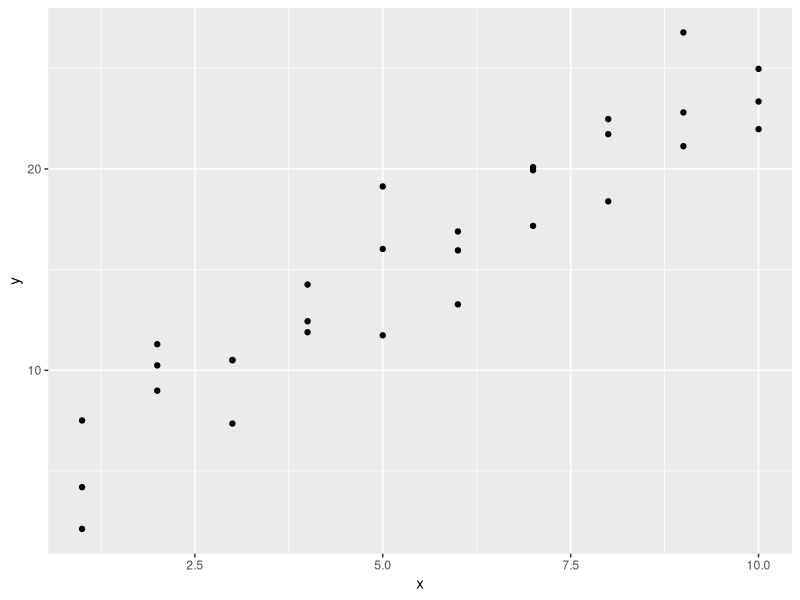
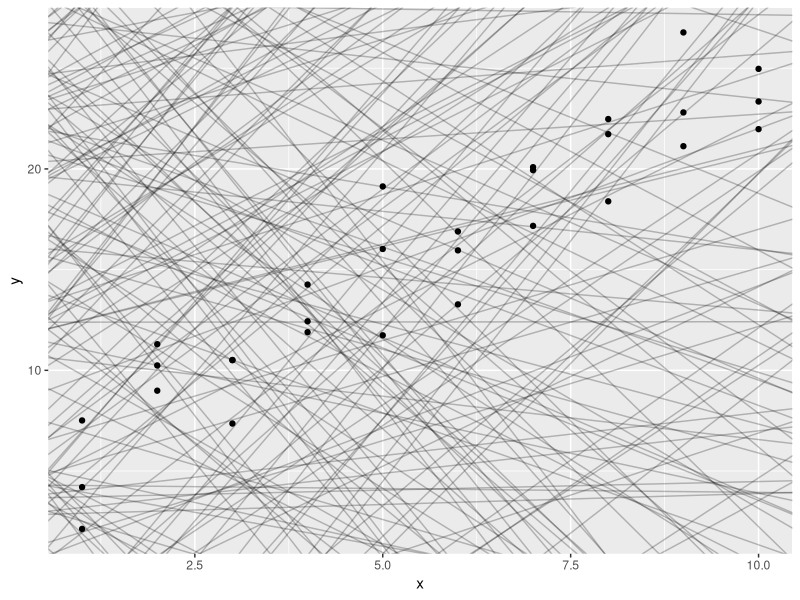
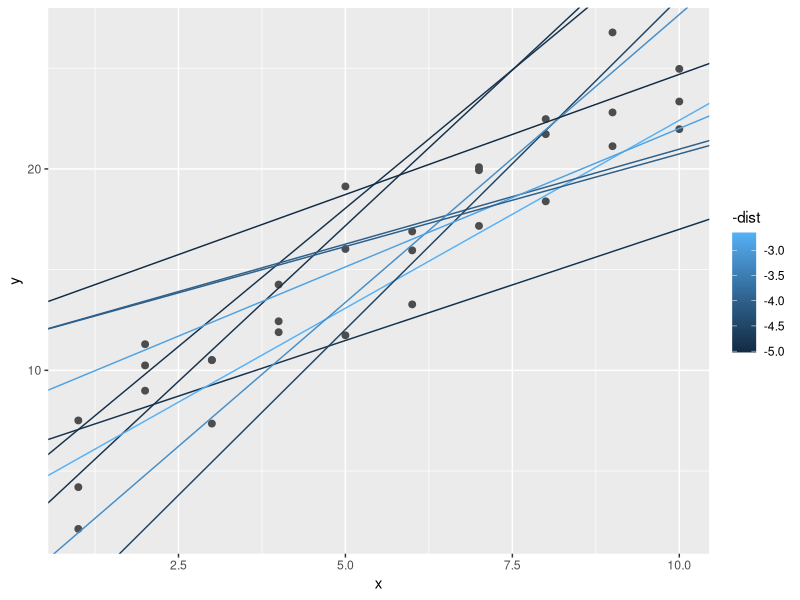
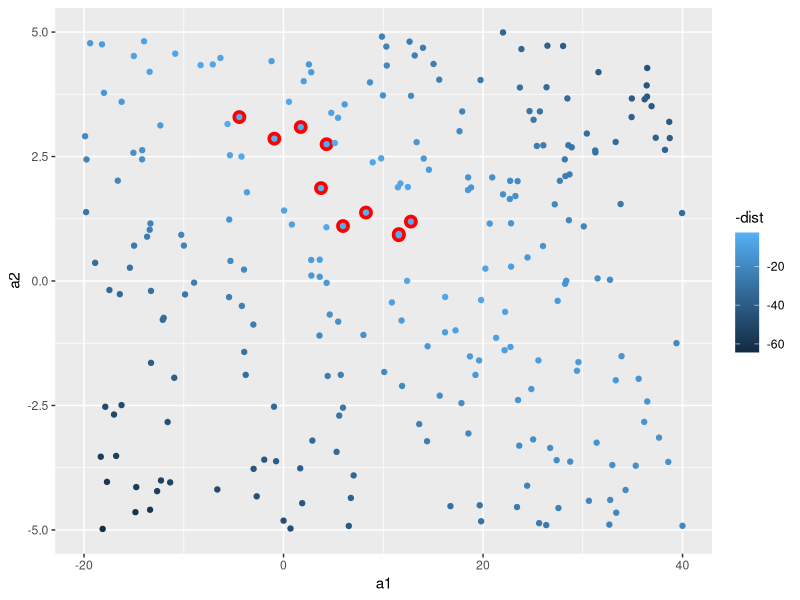
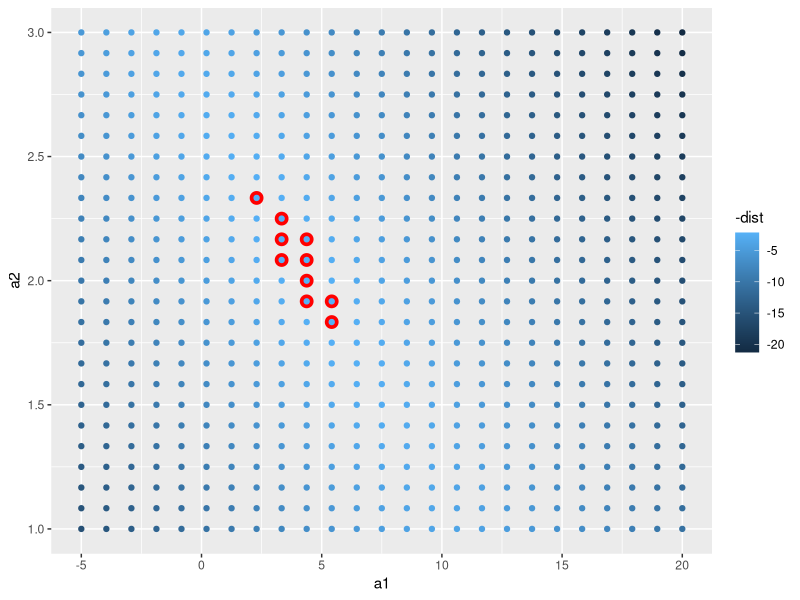
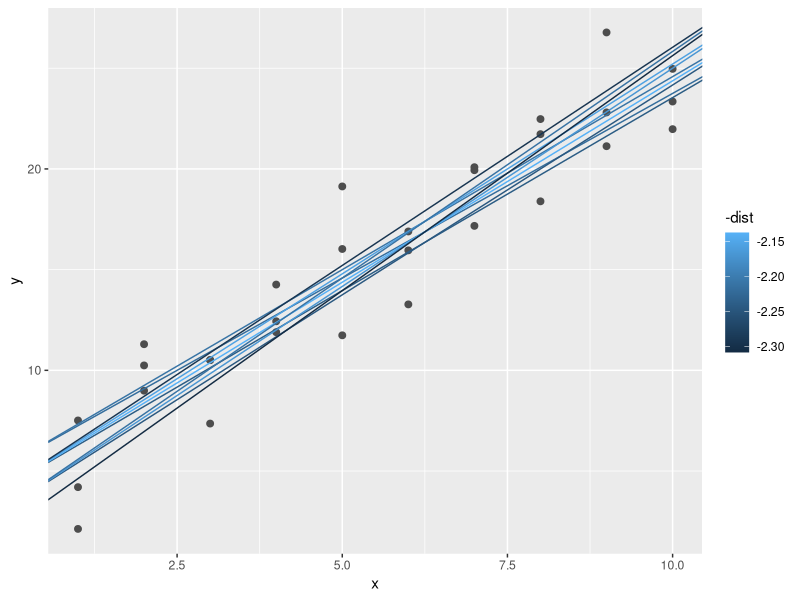
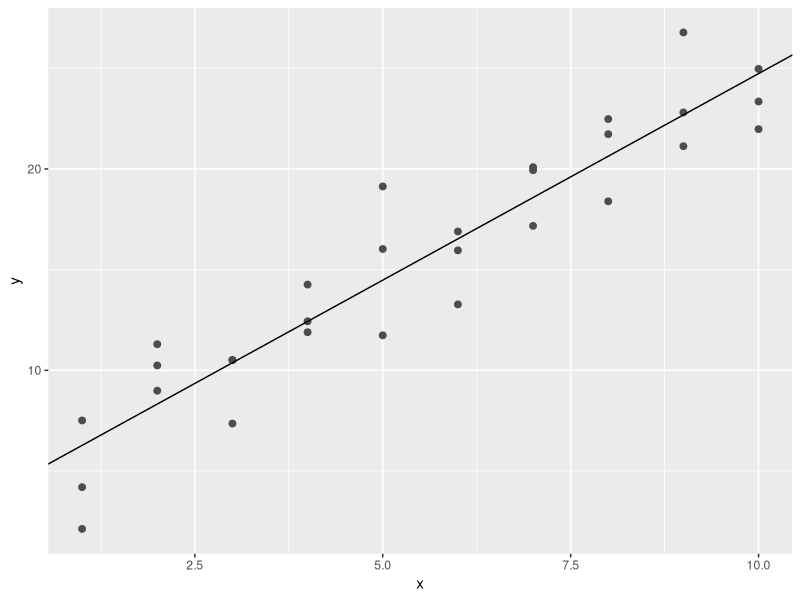
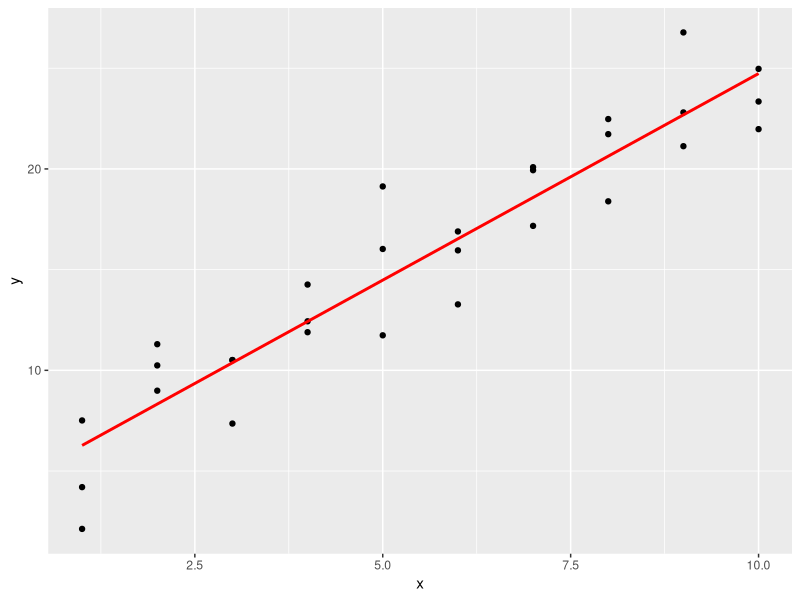

Write the R code that produced these figures, in order. (Note: this script raises an error after producing the figures.)
# Model basics
## Introduction
### Prerequisistes

library(tidyverse)

library(modelr)
options(na.action = na.warn)

## A simple model
ggplot(sim1, aes(x,y))+
  geom_point()

models <- tibble(
  a1 = runif(250, -20, 40),
  a2 = runif(250, -5, 5)
)

ggplot(sim1, aes(x,y))+
  geom_abline(aes(intercept = a1, slope = a2), data = models, alpha = 1/4)+
  geom_point()

model1 <- function(a, data){
  a[1] + data$x*a[2]
}

model1(c(7,1.5), sim1)

measure_distance <- function(mod, data){
  diff <- data$y - model1(mod, data)
  sqrt(mean(diff^2))
}
measure_distance(c(7,1.5), sim1)

sim1_dist <- function(a1, a2) {
  measure_distance(c(a1, a2), sim1)
}

models <- models %>% 
  mutate(dist = purrr::map2_dbl(a1, a2, sim1_dist))
models

ggplot(sim1, aes(x,y))+
  geom_point(size = 2, colour = "grey30")+
  geom_abline(
    aes(intercept = a1, slope = a2, colour = -dist),
    data = filter(models, rank(dist)<=10)
  )

ggplot(models, aes(a1, a2))+
  geom_point(data = filter(models, rank(dist)<=10), size = 4, colour = "red")+
  geom_point(aes(colour = -dist))

grid <- expand.grid(
  a1 = seq(-5, 20, length = 25),
  a2 = seq(1, 3, length = 25)
) %>% 
  mutate(dist = purrr::map2_dbl(a1, a2, sim1_dist))

grid %>% 
  ggplot(aes(a1, a2)) +
  geom_point(data = filter(grid, rank(dist) <= 10), size = 4, colour = "red") +
  geom_point(aes(colour = -dist)) 

ggplot(sim1, aes(x, y)) + 
  geom_point(size = 2, colour = "grey30") + 
  geom_abline(
    aes(intercept = a1, slope = a2, colour = -dist), 
    data = filter(grid, rank(dist) <= 10)
  )

best <- optim(c(0, 0), measure_distance, data = sim1)
best$par

ggplot(sim1, aes(x, y)) + 
  geom_point(size = 2, colour = "grey30") + 
  geom_abline(intercept = best$par[1], slope = best$par[2])

sim1_mod <- lm(y~x, data=sim1)
coef(sim1_mod)

### Exercises
### 1. One downside of the linear model is that it is sensitive to unusual
### values because the distance incorporates a squared term. Fit a linear model
### to the simulated data below, and visualise the results. Rerun a few times to
### generate different simulated datasets. What do you notice about the model?
  
  sim1a <- tibble(
    x = rep(1:10, each = 3),
    y = x * 1.5 + 6 + rt(length(x), df = 2)
  )
### 2. One way to make linear models more robust is to use a different distance
### measure. For example, instead of root-mean-squared distance, you could use
### mean-absolute distance:
  
  measure_distance <- function(mod, data) {
    diff <- data$y - model1(mod, data)
    mean(abs(diff))
  }
### Use optim() to fit this model to the simulated data above and compare it to
### the linear model.

### 3. One challenge with performing numerical optimisation is that it’s only 
### guaranteed to find one local optimum. What’s the problem with optimising a 
### three parameter model like this?
  
  model1 <- function(a, data) {
    a[1] + data$x * a[2] + a[3]
  }
  
## Visualising models
### Predictions
grid <- sim1 %>% 
  data_grid(x)
grid

grid <- grid %>% 
  add_predictions(sim1_mod)
grid

ggplot(sim1, aes(x))+
  geom_point(aes(y=y))+
  geom_line(aes(y=pred), data=grid, colour="red", size=1)

### Residuals
sim1 <- sim1 %>% 
  add_residuals(sim1_mod)

ggplot(sim1, aes(resid))+
  geom_freqpoly(binwidth = 0.5)

ggplot(sim1, aes(x, resid))+
  geom_ref_line(h = 0)+
  geom_point()

### Exercises
### 1. Instead of using lm() to fit a straight line, you can use loess() to fit
### a smooth curve. Repeat the process of model fitting, grid generation,
### predictions, and visualisation on sim1 using loess() instead of lm(). How
### does the result compare to geom_smooth()?
  
### 2. add_predictions() is paired with gather_predictions() and
### spread_predictions(). How do these three functions differ?
  
### 3. What does geom_ref_line() do? What package does it come from? Why is
### displaying a reference line in plots showing residuals useful and important?
  
### 4. Why might you want to look at a frequency polygon of absolute residuals?
### What are the pros and cons compared to looking at the raw residuals?

## Formulas and model families
df <- tribble(
  ~y, ~x1, ~x2,
  4, 2, 5,
  5, 1, 6
)
model_matrix(df, y ~ x1)

model_matrix(df, y ~ x1 - 1)

model_matrix(df, y ~ x1 + x2)

### Categorical variables
df <- tribble(
  ~sex, ~response,
  "male", 1,
  "female", 2,
  "male", 1,
)
model_matrix(df, response~sex)

ggplot(sim2)+
  geom_point(aes(x,y))

mod2 <- lm(y~x, data=sim2)

grid <- sim2 %>% 
  data_grid(x) %>% 
  add_predictions(mod2)
grid

ggplot(sim2, aes(x))+
  geom_point(aes(y=y))+
  geom_point(data=grid, aes(y=pred), colour = 'red', size = 4)

tibble(x = "e") %>% 
  add_predictions(mod2)

### Interactions (continuous and categorical)
ggplot(sim3, aes(x1, y))+
  geom_point(aes(colour = x2))

mod1 <-  lm(y~x1+x2, data = sim3)
mod2 <-  lm(y~x1*x2, data = sim3)

grid <- sim3 %>% 
  data_grid(x1, x2) %>% 
  spread_predictions(mod1, mod2)
grid

grid <- sim3 %>% 
  data_grid(x1, x2) %>% 
  gather_predictions(mod1, mod2)
grid

ggplot(sim3, aes(x1, y, colour = x2))+
  geom_point()+
  geom_line(data=grid, aes(y=pred))+
  facet_wrap(~model)

sim3 <- sim3 %>% 
  gather_residuals(mod1, mod2)

ggplot(sim3, aes(x1, resid, colour = x2))+
  geom_point()+
  facet_grid(model~x2)

### Interactions (two continuous)
mod1 <-  lm(y~x1+x2, data = sim4)
mod2 <-  lm(y~x1*x2, data = sim4)

grid <- sim4 %>% 
  data_grid(
    x1=seq_range(x1,5),
    x2=seq_range(x2,5)
  ) %>% 
  gather_predictions(mod1, mod2)
grid

seq_range(c(0.0123, 0.923423), n = 5)
seq_range(c(0.0123, 0.923423), n = 5, pretty = TRUE)

x1 <- rcauchy(100)
seq_range(x1, n = 5)
seq_range(x1, n = 5, trim = 0.10)
seq_range(x1, n = 5, trim = 0.25)
seq_range(x1, n = 5, trim = 0.50)

x2 <- c(0, 1)
seq_range(x2, n = 5)
seq_range(x2, n = 5, expand = 0.10)
seq_range(x2, n = 5, expand = 0.25)
seq_range(x2, n = 5, expand = 0.50)

ggplot(grid, aes(x1, x2)) + 
  geom_tile(aes(fill = pred)) + 
  facet_wrap(~ model)

ggplot(grid, aes(x1, pred, colour=x2, group=x2))+
  geom_line()+
  facet_wrap(~model)
ggplot(grid, aes(x2, pred, colour=x1, group=x1))+
  geom_line()+
  facet_wrap(~model)
